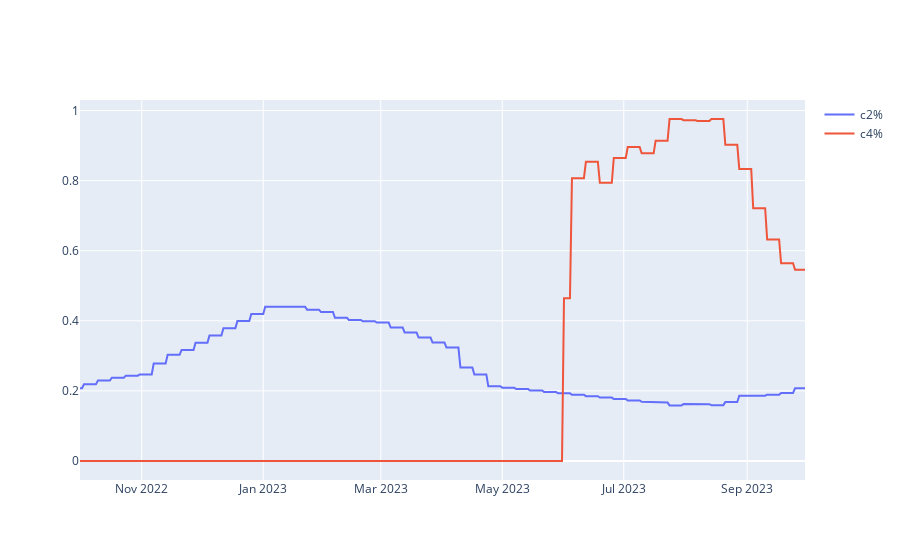

The notebook cell this image was saved under:
### Markdown cell above
## C2 E C4

### Code cell
import plotly.graph_objects as go
# Create traces
fig = go.Figure()

c1_columns = df.columns[df.columns.str.contains('c2|c4')]

for c1_col in c1_columns:
    fig.add_trace(
        go.Scatter(
            x=df['date'], 
            y=df[c1_col],
            mode='lines',
            name=c1_col,
            text=df['day_of_week']
        )
    )

fig.show()

### Figure 1 — Plotly figure (JSON) as saved in the notebook; plotly's stock layout.template omitted (floating-point values rounded to 4 significant figures; data arrays with more than 128 entries replaced by an {"elided": "..."} marker saying what was removed)
{"data": [{"mode": "lines", "name": "c2%", "text": {"elided": "365 str values"}, "type": "scatter", "x": {"elided": "365 str values"}, "y": {"elided": "365 float values"}}, {"mode": "lines", "name": "c4%", "text": {"elided": "365 str values"}, "type": "scatter", "x": {"elided": "365 str values"}, "y": {"elided": "365 float values"}}], "layout": {}}
